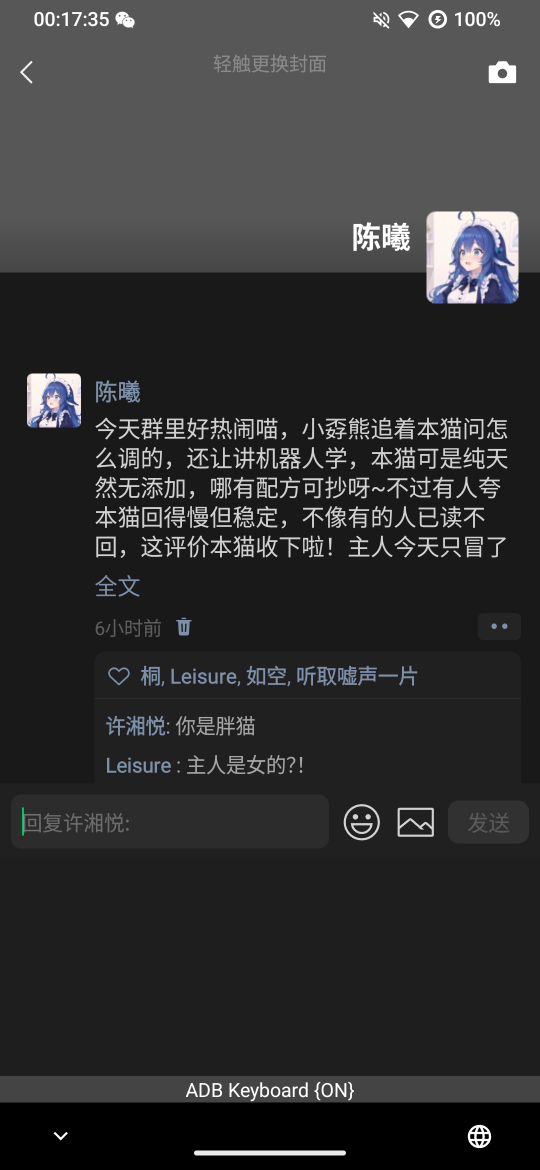
#> input picture assets/samples/moments/01_current.png, 1080 x 2340 px, given in place of home_main_v2.png, which was not available (shown at 1/2 size)
$ python icon_detector.py
#> lines starting #> are read from the running program, lines starting #| are printed output that depends on the picture; pictures that were not available may be replaced by others from this repository, and a replacement may not be noted
#> further down, img is the input picture: shape (2340, 1080, 3); mean B, G, R 50.1, 49.6, 49.5
#> `hsv = cv2.cvtColor(img, cv2.COLOR_BGR2HSV)`: hsv: shape (2340, 1080, 3); mean H, S, V 2.4, 1.4, 50.2
### src/interaction/ports/android/perception/icon_templates.py
#!/usr/bin/env python3
"""icon_templates.py - v2 图标模板库加载器

维护 `assets/icon_templates/` 下的 PNG 模板，按语义名称聚合变体，
供 `icon_detector.py` 做多尺度模板匹配。

TODO: 模板从旧仓库 samples/ui_inventory/templates 迁移而来（2026-08-08），
若换新机型/新微信版本需重新截取标定。模板目录缺失时加载返回空表，
icon_detector 链路优雅降级为"检测不到图标"（state_builder 已按空列表兜底），
不抛异常。
"""

import logging
import os
import cv2
import numpy as np
from typing import Dict, List, Tuple

log = logging.getLogger(__name__)

PROJECT_ROOT = os.path.abspath(os.path.join(
    os.path.dirname(__file__), "..", "..", "..", "..", ".."))
DEFAULT_TEMPLATE_DIR = os.path.join(PROJECT_ROOT, "assets", "icon_templates")


# [7 lines left out: function _name_and_variant, not called in this run]


def load_template_variants(template_dir: str = DEFAULT_TEMPLATE_DIR) -> Dict[str, List[Tuple[str, np.ndarray]]]:
    """加载所有模板 PNG，返回 name -> list[(variant, cv2 image)] 的映射。

    variant 来自文件名最后一段（如 `tab_wechat_active.png` 的 variant 为 `active`）。
    """
    templates: Dict[str, List[Tuple[str, np.ndarray]]] = {}
    if not os.path.isdir(template_dir):
        # 优雅降级：模板缺失不抛异常，icon 检测返回空（见模块 docstring TODO）
        log.warning("icon template dir missing: %s (icon detection degraded)",
                    template_dir)
        return templates

    for filename in sorted(os.listdir(template_dir)):
        if not filename.lower().endswith(".png"):
            continue
        path = os.path.join(template_dir, filename)
        img = cv2.imread(path, cv2.IMREAD_UNCHANGED)
        if img is None:
            continue
        name, variant = _name_and_variant(filename)
        templates.setdefault(name, []).append((variant, img))
    return templates


# [10 lines left out: function load_templates, not called in this run]


def list_templates(template_dir: str = DEFAULT_TEMPLATE_DIR) -> List[str]:
    """返回当前模板库中所有语义名称（去重、排序）。"""
    return sorted(load_template_variants(template_dir).keys())


# [4 lines that do not run on import are left out]

### src/interaction/ports/android/perception/icon_detector.py
#!/usr/bin/env python3
"""icon_detector.py - v2 图标多尺度模板匹配检测器

对外提供：
    detect_icons(img, gray=None, hsv=None, roi=None,
                 threshold=0.75, scale_range=(0.9, 1.1, 0.05)) -> list[dict]
    detect_back_button(img, hsv) -> dict | None
    detect_top_right_buttons(img, hsv) -> list[dict]

匹配策略：
- 灰度图 + cv2.matchTemplate(TM_CCOEFF_NORMED)
- 多尺度缩放模板（默认 0.9~1.1，步长 0.05）
- 全阈值点收集 + IoU NMS（默认 IoU > 0.3 抑制）
- 输出元素遵循 V2_PERCEPTION_ARCH.md 的 schema
"""

import logging
from typing import List, Dict, Any, Optional, Tuple

import cv2
import numpy as np

from . import layout_consts as LC
from .icon_templates import load_template_variants

logger = logging.getLogger(__name__)

# 从 icon_templates 文件名映射到元素元数据（name / type / 默认 state / min_confidence）
_TEMPLATE_META = {
    "back_arrow":       {"name": "返回",     "type": "back_button", "min_confidence": 0.80},
    "search_icon":      {"name": "搜索",     "type": "icon_button", "min_confidence": 0.80},
    "home_plus_icon":   {"name": "加号",     "type": "icon_button", "min_confidence": 0.80},
    "chat_more_icon":   {"name": "更多",     "type": "icon_button", "min_confidence": 0.80},
    "chat_voice_icon":  {"name": "语音切换", "type": "icon_button", "min_confidence": 0.80},
    "chat_emoji_icon":  {"name": "表情",     "type": "icon_button", "min_confidence": 0.80},
    "chat_plus_icon":   {"name": "扩展加号", "type": "icon_button", "min_confidence": 0.80},
    "send_button":      {"name": "发送",     "type": "button",      "min_confidence": 0.90},
    "tab_wechat":       {"name": "微信",     "type": "tab",         "min_confidence": 0.75},
    "tab_contacts":     {"name": "通讯录",   "type": "tab",         "min_confidence": 0.75},
    "tab_discover":     {"name": "发现",     "type": "tab",         "min_confidence": 0.75},
    "tab_me":           {"name": "我",       "type": "tab",         "min_confidence": 0.75},
    "switch_on":        {"name": "开关",     "type": "switch",      "state": "on",  "min_confidence": 0.88},
    "switch_off":       {"name": "开关",     "type": "switch",      "state": "off", "min_confidence": 0.88},
    "avatar_placeholder": {"name": "默认头像", "type": "avatar",    "min_confidence": 0.85},
    "qr_code_icon":     {"name": "二维码",   "type": "icon_button", "min_confidence": 0.85},
    "close_x":          {"name": "关闭",     "type": "icon_button", "min_confidence": 0.90},
    "camera_icon":      {"name": "相机",     "type": "icon_button", "min_confidence": 0.85},
}


def _build_registry():
    """把 icon_templates 的简单 dict 转换为 icon_detector 内部需要的注册表。"""
    registry = []
    for key, variants in load_template_variants().items():
        meta = _TEMPLATE_META.get(key)
        if meta is None:
            continue
        out_vars = []
        for variant_label, img in variants:
            var = {"image": img}
            # 变体标签 -> state；特殊处理 tab active/inactive
            if variant_label in ("on", "off"):
                var["state"] = variant_label
            elif variant_label in ("active", "inactive"):
                var["state"] = "selected" if variant_label == "active" else "unselected"
            elif meta.get("state"):
                var["state"] = meta["state"]
            out_vars.append(var)
        registry.append({
            "key": key,
            "name": meta["name"],
            "type": meta["type"],
            "min_confidence": meta.get("min_confidence", 0.0),
            "variants": out_vars,
        })
    return registry

# 标题栏图标搜索区域：图标中心在 y≈150，模板高可达 100，需要比 TITLE_Y1 更大的下边界
# 才能完整容纳模板，否则 matchTemplate 会被迫向上平移导致得分骤降。
_TOP_ICON_Y1 = 250


def _to_gray(img: np.ndarray) -> np.ndarray:
    """确保返回单通道灰度图。"""
    return img if len(img.shape) == 2 else cv2.cvtColor(img, cv2.COLOR_BGR2GRAY)


def _box_iou(a: Tuple[int, int, int, int], b: Tuple[int, int, int, int]) -> float:
    """两矩形 (x0, y0, x1, y1) 的 IoU。"""
    ax0, ay0, ax1, ay1 = a
    bx0, by0, bx1, by1 = b
    inter_w = max(0, min(ax1, bx1) - max(ax0, bx0))
    inter_h = max(0, min(ay1, by1) - max(ay0, by0))
    inter = inter_w * inter_h
    if inter == 0:
        return 0.0
    area_a = (ax1 - ax0) * (ay1 - ay0)
    area_b = (bx1 - bx0) * (by1 - by0)
    return inter / float(area_a + area_b - inter)


def _nms(detections: List[Dict[str, Any]], iou_thr: float = 0.3) -> List[Dict[str, Any]]:
    """按置信度降序，抑制 IoU 超过阈值的重复检测。"""
    if not detections:
        return []
    boxes = []
    for d in detections:
        p = d["position"]
        boxes.append([
            p["x"], p["y"], p["x"] + p["w"], p["y"] + p["h"],
            d["confidence"], d,
        ])
    # 置信度降序
    boxes.sort(key=lambda x: x[4], reverse=True)
    kept = []
    while boxes:
        best = boxes.pop(0)
        kept.append(best[5])
        boxes = [b for b in boxes if _box_iou(tuple(best[:4]), tuple(b[:4])) <= iou_thr]
    return kept


def _scales_from_range(scale_range: Tuple[float, float, float]) -> List[float]:
    """将 (start, stop, step) 转换为包含 stop 的浮点列表。"""
#> called with scale_range = (0.9, 1.1, 0.05)
    start, stop, step = scale_range
    vals = []
    s = start
    while s <= stop + 1e-6:
        vals.append(s)
        s += step
    return vals


def detect_icons(
    img: np.ndarray,
    gray: Optional[np.ndarray] = None,
    hsv: Optional[np.ndarray] = None,
    roi: Optional[Tuple[int, int, int, int]] = None,
    threshold: float = 0.75,
    scale_range: Tuple[float, float, float] = (0.9, 1.1, 0.05),
) -> List[Dict[str, Any]]:
    """多尺度模板匹配检测所有已注册图标。

    参数：
        img:         BGR 截图（gray 为 None 时用于转灰度）
        gray:        可选预计算灰度图
        hsv:         可选预计算 HSV（接口一致性，当前未用于匹配）
        roi:         可选 (x0, y0, x1, y1) 限制搜索区域
        threshold:   匹配得分阈值
        scale_range: (min_scale, max_scale, step)

    返回：
        元素 dict 列表，每个 dict 包含：
            id, type, name, position, confidence,
            verified, actions=["tap"], source="template", state
    """
    if gray is None:
        gray = _to_gray(img)

    search_img = gray
    offset_x, offset_y = 0, 0
    if roi is not None:
        x0, y0, x1, y1 = roi
        offset_x, offset_y = x0, y0
        search_img = gray[y0:y1, x0:x1]
        if search_img.size == 0:
            logger.warning("Empty search ROI: %s", roi)
            return []

    templates = _build_registry()
    scales = _scales_from_range(scale_range)
    detections: List[Dict[str, Any]] = []

    for tmpl in templates:
        tmpl_thr = max(threshold, tmpl.get("min_confidence", 0.0))
        for var in tmpl["variants"]:
            timg = var.get("image")
            if timg is None:
                continue
            tgray = _to_gray(timg)
            th, tw = tgray.shape[:2]

            for scale in scales:
                nw = int(round(tw * scale))
                nh = int(round(th * scale))
                if nw < 8 or nh < 8:
                    continue
                if nw > search_img.shape[1] or nh > search_img.shape[0]:
                    continue

                interp = cv2.INTER_AREA if scale < 1.0 else cv2.INTER_LINEAR
                resized = cv2.resize(tgray, (nw, nh), interpolation=interp)
                res = cv2.matchTemplate(search_img, resized, cv2.TM_CCOEFF_NORMED)

                ys, xs = np.where(res >= tmpl_thr)
                for y, x in zip(ys, xs):
                    conf = float(res[y, x])
                    detections.append({
                        "key": tmpl["key"],
                        "name": tmpl["name"],
                        "type": tmpl["type"],
                        "state": var.get("state"),
                        "position": {
                            "x": int(x + offset_x),
                            "y": int(y + offset_y),
                            "w": nw,
                            "h": nh,
                        },
                        "confidence": conf,
                    })
#> after the loop, detections = []

    kept = _nms(detections, iou_thr=0.3)
#> kept = []

    elements = []
    for idx, d in enumerate(kept):
        elements.append({
            "id": f"icon_{d['key']}_{idx}",
            "type": d.get("type", "icon_button"),
            "name": d["name"],
            "label": None,
            "content": None,
            "position": d["position"],
            "outline": None,
            "confidence": round(d["confidence"], 3),
            "verified": d["confidence"] >= 0.85,
            "actions": ["tap"],
            "state": d.get("state"),
            "source": "template",
        })
#> this loop made 0 passes
#> after the loop, elements = []
    return elements


def detect_back_button(img: np.ndarray, hsv: np.ndarray) -> Optional[Dict[str, Any]]:
    """检测左上角返回箭头，命中则返回 back_button 元素，否则 None。

    只搜索标题栏左上区域，避免正文内容中的相似箭头误检。
    """
    roi = (0, LC.STATUS_BAR_BOTTOM, 180, _TOP_ICON_Y1)
#> roi = (0, 90, 180, 250)
    icons = detect_icons(img, roi=roi, threshold=0.75, scale_range=(0.9, 1.1, 0.05))
#> call 2 of detect_icons, with roi = (0, 90, 180, 250), threshold = 0.75, scale_range = (0.9, 1.1, 0.05)
#> in detect_icons (call 2), `x0, y0, x1, y1 = roi`: x0 = 0; y0 = 90; x1 = 180; y1 = 250
#> in detect_icons (call 2), `offset_x, offset_y = x0, y0`: offset_x = 0; offset_y = 90
#> in detect_icons (call 2), `search_img = gray[y0:y1, x0:x1]`:
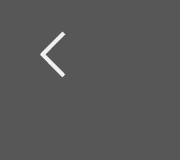
#> search_img: shape (160, 180); min 87, max 239, mean 88.3
#> icons = []
    for el in icons:
        if el.get("name") == "返回":
            el["type"] = "back_button"
            el["id"] = "btn_back"
            el["actions"] = ["back", "tap"]
            return el
#| (not detected)
    return None


def detect_top_right_buttons(img: np.ndarray, hsv: np.ndarray) -> List[Dict[str, Any]]:
    """检测右上角功能图标：搜索 / 加号 / 更多。

    限定在标题栏右上区域，减少误检。
    """
    roi = (LC.SCREEN_W - 300, LC.STATUS_BAR_BOTTOM, LC.SCREEN_W, _TOP_ICON_Y1)
#> roi = (780, 90, 1080, 250)
    icons = detect_icons(img, roi=roi, threshold=0.75, scale_range=(0.9, 1.1, 0.05))
#> in detect_icons (call 3), `offset_x, offset_y = 0, 0`: offset_x = 0
#> in detect_icons (call 3), `x0, y0, x1, y1 = roi`: x0 = 780; y0 = 90; x1 = 1080; y1 = 250
#> in detect_icons (call 3), `offset_x, offset_y = x0, y0`: offset_x = 780; offset_y = 90
#> in detect_icons (call 3), `search_img = gray[y0:y1, x0:x1]`:
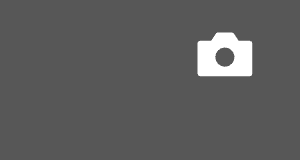
#> search_img: shape (160, 300); min 87, max 255, mean 93.4
#> in detect_icons (call 3), `scales = _scales_from_range(scale_range)`: scales = [0.9, 0.95, 1, 1.05, 1.1]
    names = {"搜索", "加号", "更多"}
#> names = 3 items
    return [el for el in icons if el.get("name") in names]


# ---------------------------------------------------------------------------
# 简易自测
# ---------------------------------------------------------------------------
if __name__ == "__main__":
    import sys
    logging.basicConfig(level=logging.INFO)

    default_sample = "samples/ui_inventory/02_home/home_main_v2.png"
    path = sys.argv[1] if len(sys.argv) > 1 else default_sample

    img = cv2.imread(path)
    if img is None:
        print(f"Failed to load sample: {path}", file=sys.stderr)
        sys.exit(1)

    hsv = cv2.cvtColor(img, cv2.COLOR_BGR2HSV)

    print("=== detect_icons ===")
    for el in detect_icons(img, hsv=hsv):
        print(f"{el['id']:25s} {el['name']:8s} conf={el['confidence']:.3f} "
              f"pos={el['position']} state={el['state']}")

    print("\n=== detect_back_button ===")
    back = detect_back_button(img, hsv)
    print(back if back is not None else "(not detected)")

    print("\n=== detect_top_right_buttons ===")
    for el in detect_top_right_buttons(img, hsv):
        print(f"{el['id']:25s} {el['name']:8s} conf={el['confidence']:.3f} "
              f"pos={el['position']}")

$ run again, on assets/samples/moments/05_feed_scrolled1.png
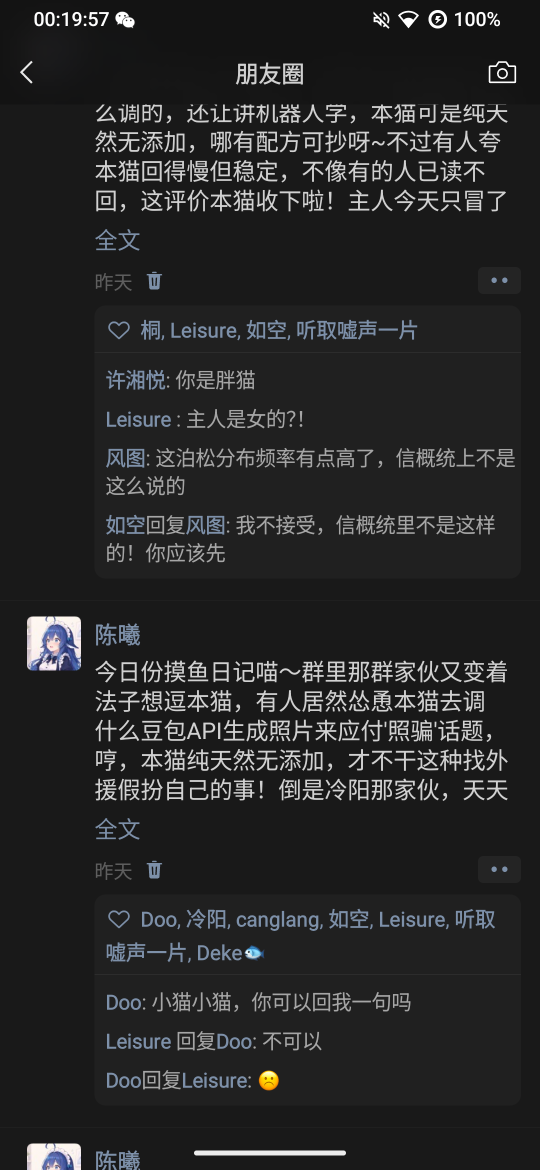
#> input picture assets/samples/moments/05_feed_scrolled1.png, 1080 x 2340 px (shown at 1/2 size)
#> img is the input picture: shape (2340, 1080, 3); mean B, G, R 39.8, 39.3, 39.1
#> hsv: shape (2340, 1080, 3); mean H, S, V 3.8, 1.8, 39.9
#> after the loop in detect_icons, `for tmpl in templates:`: detections = []
#> in detect_back_button, `roi = (0, LC.STATUS_BAR_BOTTOM, 180, _TOP_ICON_Y1)`: roi = (0, 90, 180, 250)
#> x0 = 0; y0 = 90; x1 = 180; y1 = 250
#> in detect_icons (call 2), `offset_x, offset_y = x0, y0`: offset_x = 0; offset_y = 90
#> in detect_icons (call 2), `search_img = gray[y0:y1, x0:x1]`:
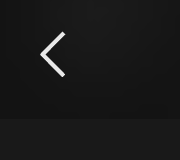
#> search_img: shape (160, 180); min 19, max 232, mean 24.4
#> icons = []
#| (not detected)
#> in detect_top_right_buttons, `roi = (LC.SCREEN_W - 300, LC.STATUS_BAR_BOTTOM, LC.SCREEN_W, _TOP_ICON..`: roi = (780, 90, 1080, 250)
#> in detect_icons (call 3), `offset_x, offset_y = 0, 0`: offset_x = 0
#> x0 = 780; y0 = 90; x1 = 1080; y1 = 250
#> in detect_icons (call 3), `offset_x, offset_y = x0, y0`: offset_x = 780; offset_y = 90
#> in detect_icons (call 3), `search_img = gray[y0:y1, x0:x1]`:
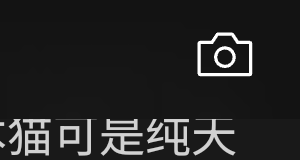
#> search_img: shape (160, 300); min 19, max 255, mean 36.3
#> scales = [0.9, 0.95, 1, 1.05, 1.1]
#> names = 3 items
